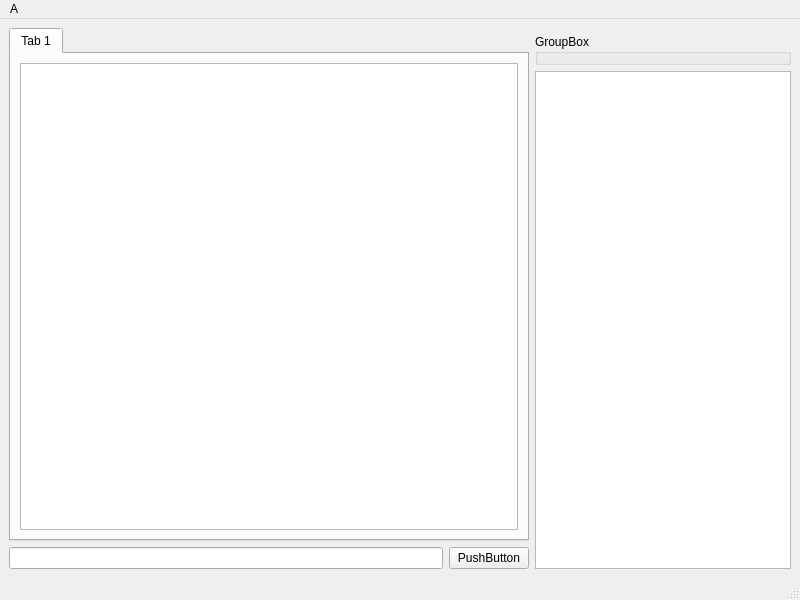
<?xml version="1.0" encoding="UTF-8"?>
<ui version="4.0">
 <class>MainWindow</class>
 <widget class="QMainWindow" name="MainWindow">
  <property name="geometry">
   <rect>
    <x>0</x>
    <y>0</y>
    <width>800</width>
    <height>600</height>
   </rect>
  </property>
  <property name="sizePolicy">
   <sizepolicy hsizetype="Maximum" vsizetype="Maximum">
    <horstretch>1</horstretch>
    <verstretch>1</verstretch>
   </sizepolicy>
  </property>
  <property name="windowTitle">
   <string>MainWindow</string>
  </property>
  <property name="autoFillBackground">
   <bool>false</bool>
  </property>
  <widget class="QWidget" name="VL_Main">
   <property name="sizePolicy">
    <sizepolicy hsizetype="Maximum" vsizetype="Maximum">
     <horstretch>1</horstretch>
     <verstretch>1</verstretch>
    </sizepolicy>
   </property>
   <property name="autoFillBackground">
    <bool>true</bool>
   </property>
   <layout class="QHBoxLayout" name="horizontalLayout_5">
    <item>
     <layout class="QHBoxLayout" name="HL_Body" stretch="2,0">
      <property name="sizeConstraint">
       <enum>QLayout::SetNoConstraint</enum>
      </property>
      <item>
       <layout class="QHBoxLayout" name="U_HL_Chat" stretch="0">
        <property name="sizeConstraint">
         <enum>QLayout::SetNoConstraint</enum>
        </property>
        <item>
         <layout class="QVBoxLayout" name="VL_Chat" stretch="0,0">
          <property name="sizeConstraint">
           <enum>QLayout::SetNoConstraint</enum>
          </property>
          <item>
           <widget class="QTabWidget" name="Tab_Kennel">
            <property name="sizePolicy">
             <sizepolicy hsizetype="Expanding" vsizetype="Expanding">
              <horstretch>1</horstretch>
              <verstretch>1</verstretch>
             </sizepolicy>
            </property>
            <property name="autoFillBackground">
             <bool>false</bool>
            </property>
            <property name="currentIndex">
             <number>0</number>
            </property>
            <widget class="QWidget" name="VL_Kennel">
             <property name="sizePolicy">
              <sizepolicy hsizetype="Maximum" vsizetype="Maximum">
               <horstretch>1</horstretch>
               <verstretch>1</verstretch>
              </sizepolicy>
             </property>
             <attribute name="title">
              <string>Tab 1</string>
             </attribute>
             <layout class="QVBoxLayout" name="verticalLayout_3">
              <property name="sizeConstraint">
               <enum>QLayout::SetNoConstraint</enum>
              </property>
              <item>
               <widget class="QTextEdit" name="Text_Messages">
                <property name="sizePolicy">
                 <sizepolicy hsizetype="Expanding" vsizetype="Expanding">
                  <horstretch>1</horstretch>
                  <verstretch>1</verstretch>
                 </sizepolicy>
                </property>
                <property name="autoFillBackground">
                 <bool>false</bool>
                </property>
               </widget>
              </item>
             </layout>
            </widget>
           </widget>
          </item>
          <item>
           <layout class="QHBoxLayout" name="HL_Send" stretch="2,0">
            <property name="sizeConstraint">
             <enum>QLayout::SetNoConstraint</enum>
            </property>
            <item>
             <widget class="QLineEdit" name="LineEdit_Send">
              <property name="sizePolicy">
               <sizepolicy hsizetype="Expanding" vsizetype="Fixed">
                <horstretch>0</horstretch>
                <verstretch>0</verstretch>
               </sizepolicy>
              </property>
             </widget>
            </item>
            <item>
             <widget class="QPushButton" name="Button_Send">
              <property name="text">
               <string>PushButton</string>
              </property>
             </widget>
            </item>
           </layout>
          </item>
         </layout>
        </item>
       </layout>
      </item>
      <item>
       <layout class="QHBoxLayout" name="U_HL_Infos">
        <property name="sizeConstraint">
         <enum>QLayout::SetNoConstraint</enum>
        </property>
        <item>
         <layout class="QVBoxLayout" name="VL_Infos" stretch="0,0,1">
          <property name="sizeConstraint">
           <enum>QLayout::SetNoConstraint</enum>
          </property>
          <item>
           <widget class="QFrame" name="Logo">
            <property name="sizePolicy">
             <sizepolicy hsizetype="Minimum" vsizetype="Minimum">
              <horstretch>0</horstretch>
              <verstretch>0</verstretch>
             </sizepolicy>
            </property>
            <property name="frameShape">
             <enum>QFrame::StyledPanel</enum>
            </property>
            <property name="frameShadow">
             <enum>QFrame::Raised</enum>
            </property>
           </widget>
          </item>
          <item>
           <widget class="QGroupBox" name="Infos_Perso">
            <property name="title">
             <string>GroupBox</string>
            </property>
           </widget>
          </item>
          <item>
           <widget class="QListWidget" name="List_Users"/>
          </item>
         </layout>
        </item>
       </layout>
      </item>
     </layout>
    </item>
   </layout>
  </widget>
  <widget class="QMenuBar" name="menubar">
   <property name="geometry">
    <rect>
     <x>0</x>
     <y>0</y>
     <width>800</width>
     <height>25</height>
    </rect>
   </property>
   <widget class="QMenu" name="menuA">
    <property name="title">
     <string>A</string>
    </property>
   </widget>
   <addaction name="menuA"/>
  </widget>
  <widget class="QStatusBar" name="statusbar"/>
 </widget>
 <resources/>
 <connections/>
</ui>
